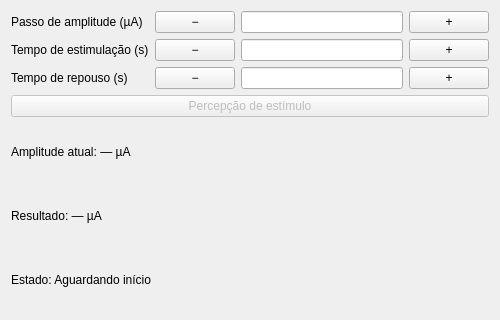
<?xml version="1.0" encoding="UTF-8"?>
<ui version="4.0">
 <class>RampSettingsPanel</class>
 <widget class="QWidget" name="RampSettingsPanel">
  <property name="geometry">
   <rect>
    <x>0</x>
    <y>0</y>
    <width>500</width>
    <height>320</height>
   </rect>
  </property>
  <property name="windowTitle">
   <string>Configuração da rampa</string>
  </property>
  <layout class="QGridLayout" name="rampSettingsGridLayout">
   <item row="0" column="0">
    <widget class="QLabel" name="stepAmplitudeLabel">
     <property name="text">
      <string>Passo de amplitude (µA)</string>
     </property>
     <property name="buddy">
      <cstring>stepAmplitudeValueEdit</cstring>
     </property>
    </widget>
   </item>
   <item row="1" column="1">
    <widget class="QPushButton" name="stimulationTimeMinusButton">
     <property name="text">
      <string>−</string>
     </property>
    </widget>
   </item>
   <item row="1" column="2">
    <widget class="QLineEdit" name="stimulationTimeValueEdit">
     <property name="text">
      <string/>
     </property>
     <property name="alignment">
      <set>Qt::AlignmentFlag::AlignCenter</set>
     </property>
    </widget>
   </item>
   <item row="3" column="0" colspan="4">
    <widget class="QPushButton" name="feltButton">
     <property name="enabled">
      <bool>false</bool>
     </property>
     <property name="text">
      <string>Percepção de estímulo</string>
     </property>
    </widget>
   </item>
   <item row="5" column="0" colspan="4">
    <widget class="QLabel" name="resultLabel">
     <property name="text">
      <string>Resultado: — µA</string>
     </property>
    </widget>
   </item>
   <item row="4" column="0" colspan="4">
    <widget class="QLabel" name="currentAmplitudeLabel">
     <property name="text">
      <string>Amplitude atual: — µA</string>
     </property>
    </widget>
   </item>
   <item row="6" column="0" colspan="4">
    <widget class="QLabel" name="statusLabel">
     <property name="text">
      <string>Estado: Aguardando início</string>
     </property>
    </widget>
   </item>
   <item row="1" column="0">
    <widget class="QLabel" name="stimulationTimeLabel">
     <property name="text">
      <string>Tempo de estimulação (s)</string>
     </property>
     <property name="buddy">
      <cstring>stimulationTimeValueEdit</cstring>
     </property>
    </widget>
   </item>
   <item row="2" column="3">
    <widget class="QPushButton" name="restTimePlusButton">
     <property name="text">
      <string>+</string>
     </property>
    </widget>
   </item>
   <item row="2" column="2">
    <widget class="QLineEdit" name="restTimeValueEdit">
     <property name="text">
      <string/>
     </property>
     <property name="alignment">
      <set>Qt::AlignmentFlag::AlignCenter</set>
     </property>
    </widget>
   </item>
   <item row="0" column="1">
    <widget class="QPushButton" name="stepAmplitudeMinusButton">
     <property name="text">
      <string>−</string>
     </property>
    </widget>
   </item>
   <item row="0" column="2">
    <widget class="QLineEdit" name="stepAmplitudeValueEdit">
     <property name="text">
      <string/>
     </property>
     <property name="alignment">
      <set>Qt::AlignmentFlag::AlignCenter</set>
     </property>
    </widget>
   </item>
   <item row="2" column="0">
    <widget class="QLabel" name="restTimeLabel">
     <property name="text">
      <string>Tempo de repouso (s)</string>
     </property>
     <property name="buddy">
      <cstring>restTimeValueEdit</cstring>
     </property>
    </widget>
   </item>
   <item row="1" column="3">
    <widget class="QPushButton" name="stimulationTimePlusButton">
     <property name="text">
      <string>+</string>
     </property>
    </widget>
   </item>
   <item row="2" column="1">
    <widget class="QPushButton" name="restTimeMinusButton">
     <property name="text">
      <string>−</string>
     </property>
    </widget>
   </item>
   <item row="0" column="3">
    <widget class="QPushButton" name="stepAmplitudePlusButton">
     <property name="text">
      <string>+</string>
     </property>
    </widget>
   </item>
  </layout>
 </widget>
 <tabstops>
  <tabstop>stepAmplitudeMinusButton</tabstop>
  <tabstop>stepAmplitudeValueEdit</tabstop>
  <tabstop>stepAmplitudePlusButton</tabstop>
  <tabstop>stimulationTimeMinusButton</tabstop>
  <tabstop>stimulationTimeValueEdit</tabstop>
  <tabstop>stimulationTimePlusButton</tabstop>
  <tabstop>restTimeMinusButton</tabstop>
  <tabstop>restTimeValueEdit</tabstop>
  <tabstop>restTimePlusButton</tabstop>
  <tabstop>feltButton</tabstop>
 </tabstops>
 <resources/>
 <connections/>
</ui>
